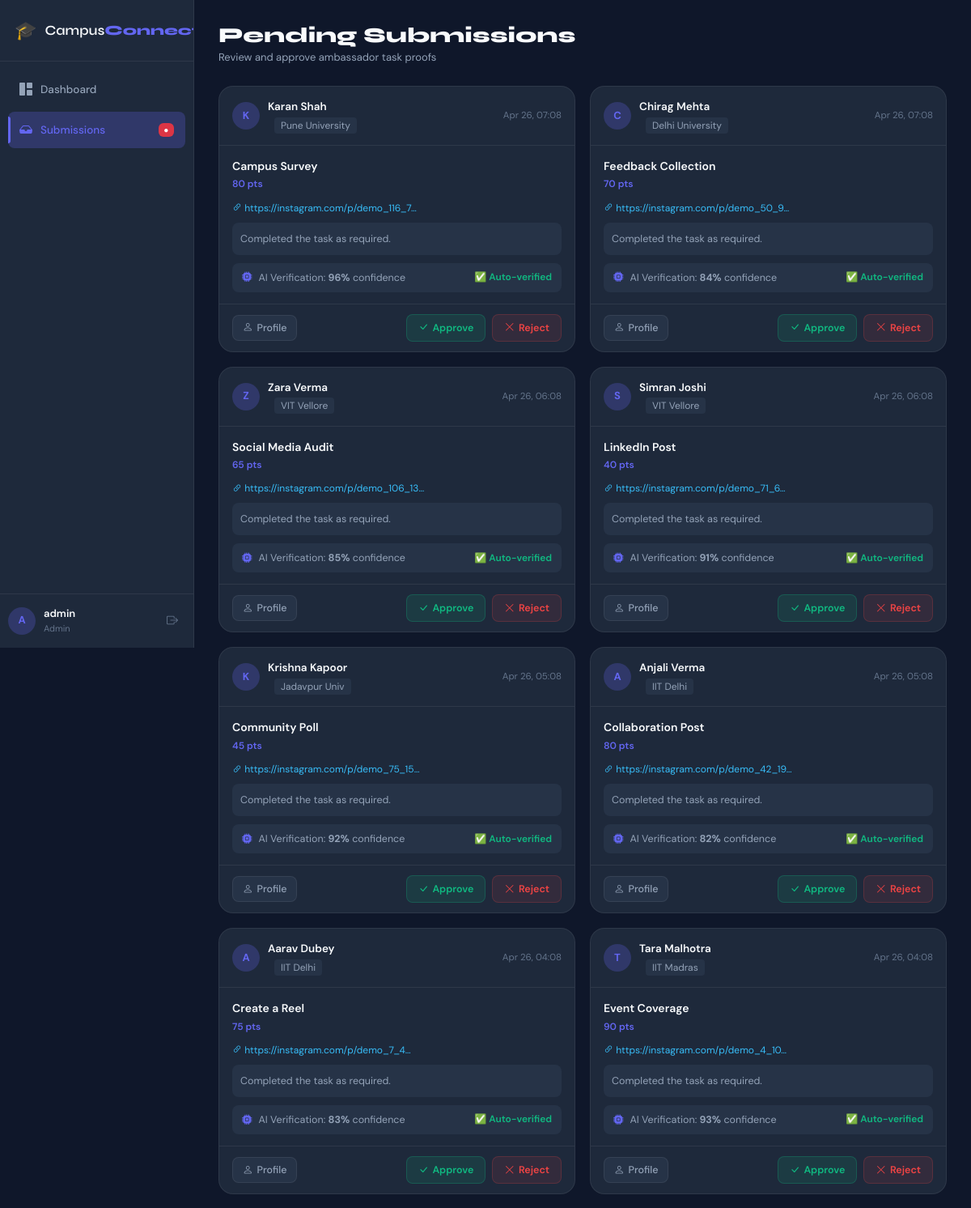
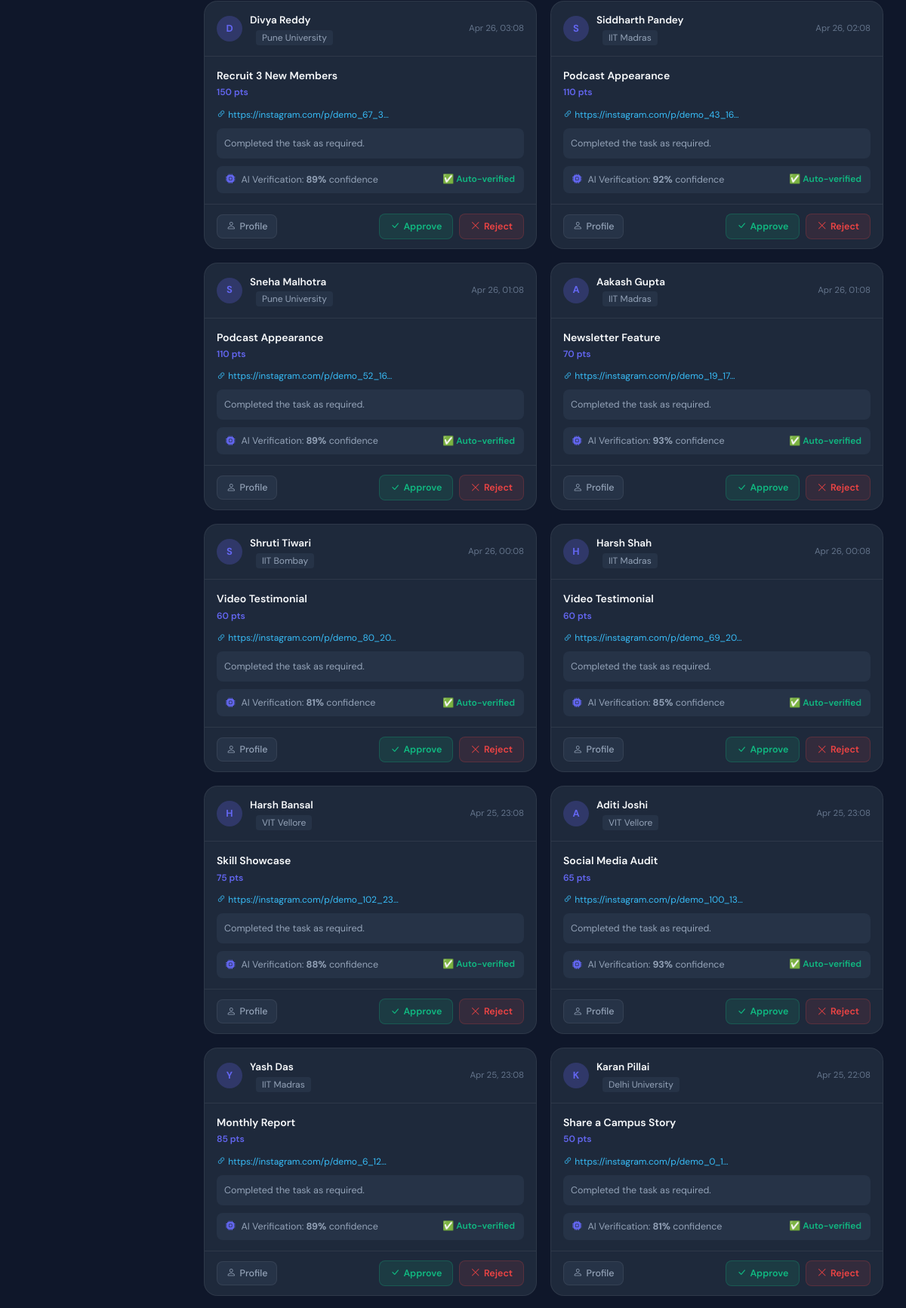
The page /admin/submissions (signed in, upper part) on the database its author committed (2 pictures, top to bottom).
### models.py (models this page shows, shortened)
class User(UserMixin, db.Model):
    __tablename__ = 'users'
    id            = db.Column(db.Integer, primary_key=True)
    username      = db.Column(db.String(80), unique=True, nullable=False)
    email         = db.Column(db.String(120), unique=True, nullable=False)
    password_hash = db.Column(db.String(256), nullable=False)
    role          = db.Column(db.String(20), nullable=False, default='ambassador')
    created_at    = db.Column(db.DateTime, default=datetime.utcnow)
    ambassador = db.relationship('Ambassador', backref='user', uselist=False)
    def is_admin(self):
        return self.role == 'admin'

class Submission(db.Model):
    __tablename__ = 'submissions'
    id             = db.Column(db.Integer, primary_key=True)
    assignment_id  = db.Column(db.Integer, db.ForeignKey('task_assignments.id'), nullable=False)
    ambassador_id  = db.Column(db.Integer, db.ForeignKey('ambassadors.id'), nullable=False)
    proof_url      = db.Column(db.String(500))
    proof_text     = db.Column(db.Text)
    submitted_at   = db.Column(db.DateTime, default=datetime.utcnow)
    status         = db.Column(db.String(30), default='pending')
    ai_confidence  = db.Column(db.Float)
    ai_verdict     = db.Column(db.String(50))
    points_awarded = db.Column(db.Integer, default=0)

class Ambassador(db.Model):
    __tablename__ = 'ambassadors'
    id                = db.Column(db.Integer, primary_key=True)
    user_id           = db.Column(db.Integer, db.ForeignKey('users.id'), nullable=False)
    name              = db.Column(db.String(100), nullable=False)
    college           = db.Column(db.String(150), nullable=False)
    city              = db.Column(db.String(80))
    lat               = db.Column(db.Float)
    lng               = db.Column(db.Float)
    points            = db.Column(db.Integer, default=100)
    rank              = db.Column(db.Integer, default=0)
    risk_score        = db.Column(db.Integer, default=0)
    status            = db.Column(db.String(30), default='active')
    inactive_days     = db.Column(db.Integer, default=0)
    completion_rate   = db.Column(db.Float, default=1.0)
    response_time_hrs = db.Column(db.Float, default=4.0)
    portfolio_score   = db.Column(db.Integer, default=70)
    skills            = db.Column(db.String(200), default='Communication,Marketing')
    intervention_note = db.Column(db.Text)
    joined_at         = db.Column(db.DateTime, default=datetime.utcnow)
    last_active       = db.Column(db.DateTime, default=datetime.utcnow)
    tasks       = db.relationship('TaskAssignment', backref='ambassador', lazy='dynamic')
    submissions = db.relationship('Submission', backref='ambassador', lazy='dynamic')

class Task(db.Model):
    __tablename__ = 'tasks'
    id          = db.Column(db.Integer, primary_key=True)
    title       = db.Column(db.String(200), nullable=False)
    description = db.Column(db.Text)
    points      = db.Column(db.Integer, default=50)
    deadline    = db.Column(db.DateTime)
    created_at  = db.Column(db.DateTime, default=datetime.utcnow)
    created_by  = db.Column(db.Integer, db.ForeignKey('users.id'))
    assignments = db.relationship('TaskAssignment', backref='task', lazy='dynamic')

### routes/admin.py (the view)
@admin_bp.route('/submissions')
@admin_required
def submissions():
    pending = Submission.query.filter_by(status='pending').order_by(Submission.submitted_at.desc()).all()
    return render_template('admin/submissions.html', submissions=pending)

### routes/admin.py (called while the page is built)
def admin_required(f):
    @wraps(f)
    def decorated(*args, **kwargs):
        if not current_user.is_authenticated or not current_user.is_admin():
            flash('Admin access required.', 'danger')
            return redirect(url_for('auth.login'))
        return f(*args, **kwargs)
    return login_required(decorated)

### templates/admin/submissions.html (shortened to what this page needs)
{% extends "base.html" %}
{% block content %}
<div class="page-header">
  <div>
    <h1 class="page-title">Pending Submissions</h1>
    <p class="page-sub">Review and approve ambassador task proofs</p>
  </div>
</div>
{% if submissions %}
<div class="submissions-grid">
  {% for sub in submissions %}
  <div class="submission-card" id="subcard-{{ sub.id }}">
    <div class="subcard-header">
      <div class="amb-cell">
        <div class="amb-avatar">{{ sub.ambassador.name[0] }}</div>
        <div>
          <span class="amb-name">{{ sub.ambassador.name }}</span>
          <span class="college-tag ms-2">{{ sub.ambassador.college }}</span>
        </div>
      </div>
      <span class="sub-time">{{ sub.submitted_at.strftime('%b %d, %H:%M') }}</span>
    </div>
    <div class="subcard-body">
      <p class="sub-task-title">{{ sub.assignment.task.title }}</p>
      <p class="sub-task-pts">{{ sub.assignment.task.points }} pts</p>
      {% if sub.proof_url %}
      <a href="{{ sub.proof_url }}" target="_blank" class="proof-link">
        <i class="bi bi-link-45deg"></i> {{ sub.proof_url[:50] }}…
      </a>
      {% endif %}
      {% if sub.proof_text %}
      <p class="proof-text-display">{{ sub.proof_text }}</p>
      {% endif %}
      <div class="ai-verify-bar">
        <i class="bi bi-cpu-fill" style="color:#6366f1"></i>
        <span>AI Verification: <strong>{{ (sub.ai_confidence * 100)|int }}%</strong> confidence</span>
        <span class="ai-verdict verified">✅ Auto-verified</span>
      </div>
    </div>
    <div class="subcard-footer">
      <a href="{{ url_for('admin.ambassador_detail', amb_id=sub.ambassador_id) }}" class="btn-view">
        <i class="bi bi-person"></i> Profile
      </a>
      <button class="btn-approve" onclick="quickApprove({{ sub.id }})">
        <i class="bi bi-check-lg"></i> Approve
      </button>
      <button class="btn-reject" onclick="quickReject({{ sub.id }})">
        <i class="bi bi-x-lg"></i> Reject
      </button>
    </div>
  </div>
  {% endfor %}
</div>
{% else %}
<div class="empty-page-state">
  <i class="bi bi-inbox" style="font-size:3rem;color:#475569"></i>
  <p>No pending submissions right now.</p>
  <a href="{{ url_for('admin.dashboard') }}" class="btn-cc-primary mt-2">Back to Dashboard</a>
</div>
{% endif %}
{% endblock %}

### templates/base.html (shortened to what this page needs)
<!DOCTYPE html>
<html lang="en">
<head>
  <link href="https://cdn.jsdelivr.net/npm/bootstrap@5.3.2/dist/css/bootstrap.min.css" rel="stylesheet"/>
  <link href="https://cdn.jsdelivr.net/npm/bootstrap-icons@1.11.3/font/bootstrap-icons.css" rel="stylesheet"/>
  <link href="{{ url_for('static', filename='css/style.css') }}" rel="stylesheet"/>
</head>
<body>
{% if current_user.is_authenticated %}
<div class="sidebar" id="sidebar">
  <div class="sidebar-brand">
    <span class="brand-icon">🎓</span>
    <span class="brand-text">Campus<strong>Connect</strong></span>
  </div>
  <nav class="sidebar-nav">
    {% if current_user.is_admin() %}
      <a href="{{ url_for('admin.dashboard') }}" class="nav-item {% if request.endpoint == 'admin.dashboard' %}active{% endif %}">
        <i class="bi bi-grid-1x2-fill"></i><span>Dashboard</span>
      </a>
      <a href="{{ url_for('admin.submissions') }}" class="nav-item {% if request.endpoint == 'admin.submissions' %}active{% endif %}">
        <i class="bi bi-inbox-fill"></i><span>Submissions</span>
        {% set pending_count = pending_submissions_count() if pending_submissions_count is defined else 0 %}
        <span class="badge bg-danger ms-auto" id="sub-badge">●</span>
      </a>
    {% else %}
      <a href="{{ url_for('ambassador.dashboard') }}" class="nav-item {% if request.endpoint == 'ambassador.dashboard' %}active{% endif %}">
        <i class="bi bi-house-fill"></i><span>My Dashboard</span>
      </a>
    {% endif %}
  </nav>
  <div class="sidebar-footer">
    <div class="user-chip">
      <div class="user-avatar">{{ current_user.username[0].upper() }}</div>
      <div class="user-info">
        <span class="user-name">{{ current_user.username }}</span>
        <span class="user-role">{{ current_user.role }}</span>
      </div>
    </div>
    <a href="{{ url_for('auth.logout') }}" class="btn-logout" title="Logout">
      <i class="bi bi-box-arrow-right"></i>
    </a>
  </div>
</div>
<div class="main-content" id="mainContent">
{% endif %}
{% block content %}{% endblock %}
{% if current_user.is_authenticated %}
</div>
{% endif %}
<link rel="stylesheet" href="https://unpkg.com/leaflet@1.9.4/dist/leaflet.css"/>
</body>
</html>

### rows shown on the page
User: username "A", username "admin", role "Admin"
Submission: ambassador "K", ambassador.name "Karan Shah", ambassador.college "Pune University", submitted_at "Apr 26, 07:08", assignment.task "Campus Survey", assignment.task.points "80", proof_url "https://instagram.com/p/demo_116_7", proof_text "Completed the task as required.", (sub.ai_confidence*100)|int "96"
Submission: ambassador "C", ambassador.name "Chirag Mehta", ambassador.college "Delhi University", submitted_at "Apr 26, 07:08", assignment.task "Feedback Collection", assignment.task.points "70", proof_url "https://instagram.com/p/demo_50_9", proof_text "Completed the task as required.", (sub.ai_confidence*100)|int "84"
Submission: ambassador "Z", ambassador.name "Zara Verma", ambassador.college "VIT Vellore", submitted_at "Apr 26, 06:08", assignment.task "Social Media Audit", assignment.task.points "65", proof_url "https://instagram.com/p/demo_106_13", proof_text "Completed the task as required.", (sub.ai_confidence*100)|int "85"
Submission: ambassador "S", ambassador.name "Simran Joshi", ambassador.college "VIT Vellore", submitted_at "Apr 26, 06:08", assignment.task "LinkedIn Post", assignment.task.points "40", proof_url "https://instagram.com/p/demo_71_6", proof_text "Completed the task as required.", (sub.ai_confidence*100)|int "91"
Submission: ambassador "K", ambassador.name "Krishna Kapoor", ambassador.college "Jadavpur Univ", submitted_at "Apr 26, 05:08", assignment.task "Community Poll", assignment.task.points "45", proof_url "https://instagram.com/p/demo_75_15", proof_text "Completed the task as required.", (sub.ai_confidence*100)|int "92"
Submission: ambassador "A", ambassador.name "Anjali Verma", ambassador.college "IIT Delhi", submitted_at "Apr 26, 05:08", assignment.task "Collaboration Post", assignment.task.points "80", proof_url "https://instagram.com/p/demo_42_19", proof_text "Completed the task as required.", (sub.ai_confidence*100)|int "82"
Submission: ambassador "A", ambassador.name "Aarav Dubey", ambassador.college "IIT Delhi", submitted_at "Apr 26, 04:08", assignment.task "Create a Reel", assignment.task.points "75", proof_url "https://instagram.com/p/demo_7_4", proof_text "Completed the task as required.", (sub.ai_confidence*100)|int "83"
Submission: ambassador "T", ambassador.name "Tara Malhotra", ambassador.college "IIT Madras", submitted_at "Apr 26, 04:08", assignment.task "Event Coverage", assignment.task.points "90", proof_url "https://instagram.com/p/demo_4_10", proof_text "Completed the task as required.", (sub.ai_confidence*100)|int "93"
Submission: ambassador "D", ambassador.name "Divya Reddy", ambassador.college "Pune University", submitted_at "Apr 26, 03:08", assignment.task "Recruit 3 New Members", assignment.task.points "150", proof_url "https://instagram.com/p/demo_67_3", proof_text "Completed the task as required.", (sub.ai_confidence*100)|int "89"
Submission: ambassador "S", ambassador.name "Siddharth Pandey", ambassador.college "IIT Madras", submitted_at "Apr 26, 02:08", assignment.task "Podcast Appearance", assignment.task.points "110", proof_url "https://instagram.com/p/demo_43_16", proof_text "Completed the task as required.", (sub.ai_confidence*100)|int "92"
Submission: ambassador "S", ambassador.name "Sneha Malhotra", ambassador.college "Pune University", submitted_at "Apr 26, 01:08", assignment.task "Podcast Appearance", assignment.task.points "110", proof_url "https://instagram.com/p/demo_52_16", proof_text "Completed the task as required.", (sub.ai_confidence*100)|int "89"
Submission: ambassador "A", ambassador.name "Aakash Gupta", ambassador.college "IIT Madras", submitted_at "Apr 26, 01:08", assignment.task "Newsletter Feature", assignment.task.points "70", proof_url "https://instagram.com/p/demo_19_17", proof_text "Completed the task as required.", (sub.ai_confidence*100)|int "93"
Submission: ambassador "S", ambassador.name "Shruti Tiwari", ambassador.college "IIT Bombay", submitted_at "Apr 26, 00:08", assignment.task "Video Testimonial", assignment.task.points "60", proof_url "https://instagram.com/p/demo_80_20", proof_text "Completed the task as required.", (sub.ai_confidence*100)|int "81"
Submission: ambassador "H", ambassador.name "Harsh Shah", ambassador.college "IIT Madras", submitted_at "Apr 26, 00:08", assignment.task "Video Testimonial", assignment.task.points "60", proof_url "https://instagram.com/p/demo_69_20", proof_text "Completed the task as required.", (sub.ai_confidence*100)|int "85"
Submission: ambassador "H", ambassador.name "Harsh Bansal", ambassador.college "VIT Vellore", submitted_at "Apr 25, 23:08", assignment.task "Skill Showcase", assignment.task.points "75", proof_url "https://instagram.com/p/demo_102_23", proof_text "Completed the task as required.", (sub.ai_confidence*100)|int "88"
Submission: ambassador "A", ambassador.name "Aditi Joshi", ambassador.college "VIT Vellore", submitted_at "Apr 25, 23:08", assignment.task "Social Media Audit", assignment.task.points "65", proof_url "https://instagram.com/p/demo_100_13", proof_text "Completed the task as required.", (sub.ai_confidence*100)|int "93"
Submission: ambassador "Y", ambassador.name "Yash Das", ambassador.college "IIT Madras", submitted_at "Apr 25, 23:08", assignment.task "Monthly Report", assignment.task.points "85", proof_url "https://instagram.com/p/demo_6_12", proof_text "Completed the task as required.", (sub.ai_confidence*100)|int "89"
Submission: ambassador "K", ambassador.name "Karan Pillai", ambassador.college "Delhi University", submitted_at "Apr 25, 22:08", assignment.task "Share a Campus Story", assignment.task.points "50", proof_url "https://instagram.com/p/demo_0_1", proof_text "Completed the task as required.", (sub.ai_confidence*100)|int "81"
